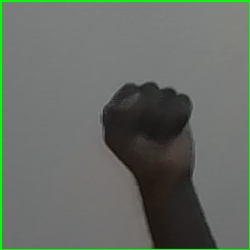
#> input picture dataset/Idle/img_1011.jpg, 250 x 250 px, given in place of the camera
$ python dino_h_con.py
#> lines starting #> are read from the running program, lines starting #| are printed output that depends on the picture; after the words box and inside, x2 and y2 are one past the last pixel; in counts of white or black regions, pixels touching at a corner belong together
import cv2
import numpy as np

def run_part_2():
    cap = cv2.VideoCapture(0)

    while True:
        ret, frame = cap.read()
#> frame is the input picture: shape (250, 250, 3); mean B, G, R 100.5, 108, 101.7
        frame = cv2.flip(frame, 1)
        roi = frame[100:400, 100:400]
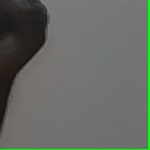
#> roi: shape (150, 150, 3); mean B, G, R 98.9, 105.4, 100.8
        cv2.rectangle(frame, (100, 100), (400, 400), (0, 255, 0), 2)
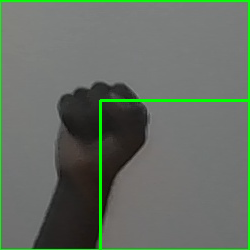
#> frame: shape (250, 250, 3); mean B, G, R 99.6, 110.6, 100.6

        # --- Part 1 Recap: Segmentation ---
        hsv = cv2.cvtColor(roi, cv2.COLOR_BGR2HSV)
#> hsv: shape (150, 150, 3); mean H, S, V 42.6, 24.2, 111.5
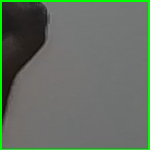
#> roi: shape (150, 150, 3); 2.65% of pixels changed, all inside (x1, y1, x2, y2) = (0, 0, 150, 150)
        lower_skin = np.array([0, 20, 70], dtype=np.uint8)
        upper_skin = np.array([20, 255, 255], dtype=np.uint8)
        mask = cv2.inRange(hsv, lower_skin, upper_skin)
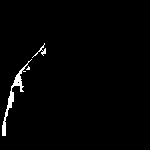
#> mask: shape (150, 150); 1.6% white; 3 white regions (1 under 20 px)
        mask = cv2.GaussianBlur(mask, (5, 5), 0)
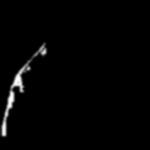
#> mask: shape (150, 150); min 0, max 255, mean 4.1

        # --- Part 2: Feature Extraction (New) ---
        # 1. Find the Contours (the edge of the hand)
        contours, _ = cv2.findContours(mask, cv2.RETR_TREE, cv2.CHAIN_APPROX_SIMPLE)
#> contours = 1 contour; box (x1, y1, x2, y2) and area: (0, 41, 48, 138) 909

        if len(contours) > 0:
            # Pick the largest contour (the hand)
            hand_contour = max(contours, key=cv2.contourArea)
#> hand_contour = contour of 84 points, box (x1, y1, x2, y2) (0, 41, 48, 138), area 909

            # 2. Draw the Convex Hull (The 'Rubber Band')
            hull = cv2.convexHull(hand_contour)
#> hull = contour of 12 points, box (x1, y1, x2, y2) (0, 41, 48, 138), area 1684
            cv2.drawContours(roi, [hull], -1, (255, 0, 0), 2) # Blue line
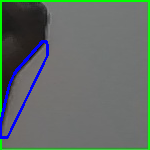
#> roi: shape (150, 150, 3); 2.71% of pixels changed, all inside (x1, y1, x2, y2) = (0, 40, 49, 139)

            # 3. Find Convexity Defects (The 'Valleys')
            hull_indices = cv2.convexHull(hand_contour, returnPoints=False)
#> hull_indices = [83, 81, 80, 39, 38, 37, 25, 19, 13, 11, 9, 0]
            defects = cv2.convexityDefects(hand_contour, hull_indices)
#> defects = [[0, 9, 5, 266], [9, 11, 10, 154], [11, 13, 12, 114], [13, 19, 16, 286], [19, 25, 22, 310], [25, 37, 26, 333], [39, 80, 51, 3777], [81, 83, 82, 201]]

            finger_count = 0
            if defects is not None:
                for i in range(defects.shape[0]):
                    s, e, f, d = defects[i, 0]
                    start = tuple(hand_contour[s][0])
                    end = tuple(hand_contour[e][0])
                    far = tuple(hand_contour[f][0])

                    # Only count deep valleys (ignore noise)
                    if d > 10000:
                        finger_count += 1
                        cv2.circle(roi, far, 5, [0, 0, 255], -1) # Red dots for gaps
#> this loop made 8 passes
#> (s, e, f, d, start, end, far) on passes 1 to 8: (0, 9, 5, 266, (42, 41), (17, 69), (30, 56)), (9, 11, 10, 154, (17, 69), (14, 73), (17, 70)), (11, 13, 12, 114, (14, 73), (13, 75), (14, 74)), (13, 19, 16, 286, (13, 75), (9, 84), (12, 80)), (19, 25, 22, 310, (9, 84), (6, 96), (8, 93)), (25, 37, 26, 333, (6, 96), (0, 123), (6, 102)), (39, 80, 51, 3777, (7, 137), (47, 55), (14, 89)), (81, 83, 82, 201, (47, 46), (46, 41), (46, 45))
#> after the loop, finger_count = 0

                # Display the count
                cv2.putText(frame, f"Fingers: {finger_count + 1}", (10, 50),
                            cv2.FONT_HERSHEY_SIMPLEX, 1, (255, 255, 255), 2)
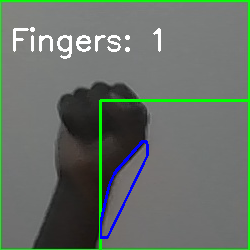
#> frame: shape (250, 250, 3); 2.5% of pixels changed, all inside (x1, y1, x2, y2) = (13, 27, 161, 239)

        cv2.imshow("Main Feed", frame)
        if cv2.waitKey(1) & 0xFF == ord('q'):
#> (key q is pressed here)
            break

    cap.release()
    cv2.destroyAllWindows()

if __name__ == "__main__":
    run_part_2()

$ run again, on dataset/Idle/img_1013.jpg
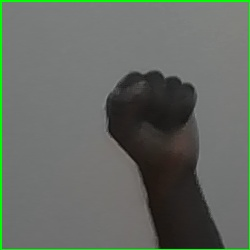
#> input picture dataset/Idle/img_1013.jpg, 250 x 250 px, given in place of the camera
#> in run_part_2, frame is the input picture: shape (250, 250, 3); mean B, G, R 98.8, 106.3, 100.1
#> hsv: shape (150, 150, 3); mean H, S, V 39.2, 22.3, 113.7
#> contours = 1 contour; box (x1, y1, x2, y2) and area: (0, 35, 42, 113) 664
#> hand_contour = contour of 76 points, box (x1, y1, x2, y2) (0, 35, 42, 113), area 664
#> hull = contour of 12 points, box (x1, y1, x2, y2) (0, 35, 42, 113), area 1181
#> in run_part_2, `cv2.drawContours(roi, [hull], -1, (255, 0, 0), 2)`:
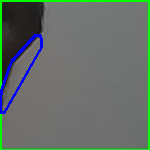
#> roi: shape (150, 150, 3); mean B, G, R 103.8, 110.8, 99.7
#> hull_indices = [75, 73, 72, 40, 39, 38, 36, 23, 19, 15, 1, 0]
#> defects = [[1, 15, 4, 323], [15, 19, 16, 114], [19, 23, 20, 190], [23, 36, 24, 405], [36, 38, 37, 229], [40, 72, 56, 3094], [73, 75, 74, 201]]
#> the loop in run_part_2, `for i in range(defects.shape[0]):` made 7 passes
#> (s, e, f, d, start, end, far) on passes 1 to 7: (1, 15, 4, 323, (30, 40), (12, 60), (29, 43)), (15, 19, 16, 114, (12, 60), (10, 64), (12, 61)), (19, 23, 20, 190, (10, 64), (8, 69), (10, 66)), (23, 36, 24, 405, (8, 69), (1, 90), (8, 74)), (36, 38, 37, 229, (1, 90), (0, 100), (1, 99)), (40, 72, 56, 3094, (4, 112), (41, 47), (14, 70)), (73, 75, 74, 201, (41, 40), (40, 35), (40, 39))
#> after the loop in run_part_2, `for i in range(defects.shape[0]):`: finger_count = 0
#> in run_part_2, `cv2.putText(frame, f"Fingers: {finger_count + 1}", (10, 50), cv2.FONT_..`:
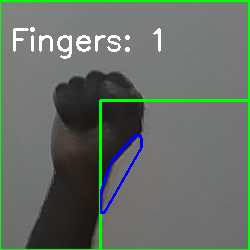
#> frame: shape (250, 250, 3); mean B, G, R 101.3, 110.1, 100.5

$ run again, on dataset/Idle/img_1023.jpg
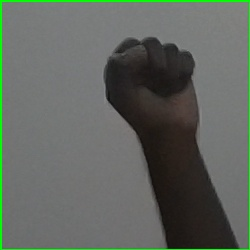
#> input picture dataset/Idle/img_1023.jpg, 250 x 250 px, given in place of the camera
#> in run_part_2, frame is the input picture: shape (250, 250, 3); mean B, G, R 95.2, 102.4, 96.5
#> hsv: shape (150, 150, 3); mean H, S, V 46.5, 18.8, 117.9
#> in run_part_2, `mask = cv2.inRange(hsv, lower_skin, upper_skin)`:
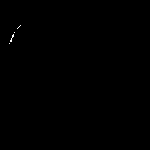
#> mask: shape (150, 150); 0.08% white in thin lines or dots, all inside (x1, y1, x2, y2) = (9, 25, 21, 44)
#> contours = 1 contour; box (x1, y1, x2, y2) and area: (7, 23, 23, 46) 122
#> hand_contour = contour of 27 points, box (x1, y1, x2, y2) (7, 23, 23, 46), area 122
#> hull = contour of 11 points, box (x1, y1, x2, y2) (7, 23, 23, 46), area 160
#> hull_indices = [26, 25, 17, 14, 13, 12, 10, 6, 4, 1, 0]
#> defects = [[1, 4, 2, 461], [4, 6, 5, 142], [6, 10, 7, 190], [10, 12, 11, 162], [14, 17, 15, 181], [17, 25, 22, 837]]
#> the loop in run_part_2, `for i in range(defects.shape[0]):` made 6 passes
#> (s, e, f, d, start, end, far) on passes 1 to 6: (1, 4, 2, 461, (15, 26), (12, 30), (15, 29)), (4, 6, 5, 142, (12, 30), (10, 33), (12, 31)), (6, 10, 7, 190, (10, 33), (8, 38), (10, 35)), (10, 12, 11, 162, (8, 38), (7, 41), (8, 40)), (14, 17, 15, 181, (11, 45), (13, 43), (11, 44)), (17, 25, 22, 837, (13, 43), (22, 27), (16, 31))
#> after the loop in run_part_2, `for i in range(defects.shape[0]):`: finger_count = 0
#> in run_part_2, `cv2.putText(frame, f"Fingers: {finger_count + 1}", (10, 50), cv2.FONT_..`:
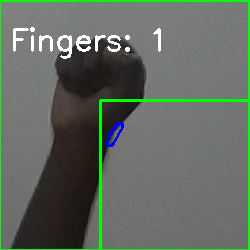
#> frame: shape (250, 250, 3); mean B, G, R 96.8, 107, 97.5

$ run again, on dataset/Idle/img_1036.jpg
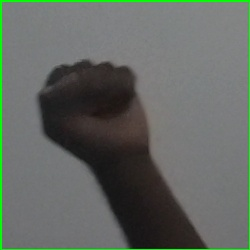
#> input picture dataset/Idle/img_1036.jpg, 250 x 250 px, given in place of the camera
#> in run_part_2, frame is the input picture: shape (250, 250, 3); mean B, G, R 98, 104, 98.5
#> hsv: shape (150, 150, 3); mean H, S, V 73.9, 32.4, 91.9
#> contours = 1 contour; box (x1, y1, x2, y2) and area: (0, 0, 40, 43) 1084
#> hand_contour = contour of 46 points, box (x1, y1, x2, y2) (0, 0, 40, 43), area 1084
#> hull = contour of 11 points, box (x1, y1, x2, y2) (0, 0, 40, 43), area 1214
#> hull_indices = [45, 23, 22, 17, 15, 9, 8, 7, 5, 4, 0]
#> defects = [[0, 4, 3, 320], [5, 7, 6, 162], [9, 15, 13, 812], [15, 17, 16, 186], [17, 22, 21, 624], [23, 45, 25, 1174]]
#> the loop in run_part_2, `for i in range(defects.shape[0]):` made 6 passes
#> (s, e, f, d, start, end, far) on passes 2 to 6: (5, 7, 6, 162, (0, 38), (1, 41), (1, 39)), (9, 15, 13, 812, (7, 42), (26, 39), (12, 38)), (15, 17, 16, 186, (26, 39), (30, 38), (27, 38)), (17, 22, 21, 624, (30, 38), (39, 34), (33, 34)), (23, 45, 25, 1174, (39, 30), (18, 0), (32, 28))
#> after the loop in run_part_2, `for i in range(defects.shape[0]):`: finger_count = 0
#> in run_part_2, `cv2.putText(frame, f"Fingers: {finger_count + 1}", (10, 50), cv2.FONT_..`:
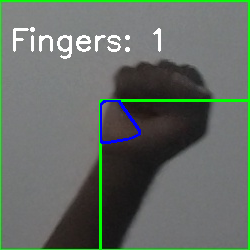
#> frame: shape (250, 250, 3); mean B, G, R 100.4, 108, 99.3
